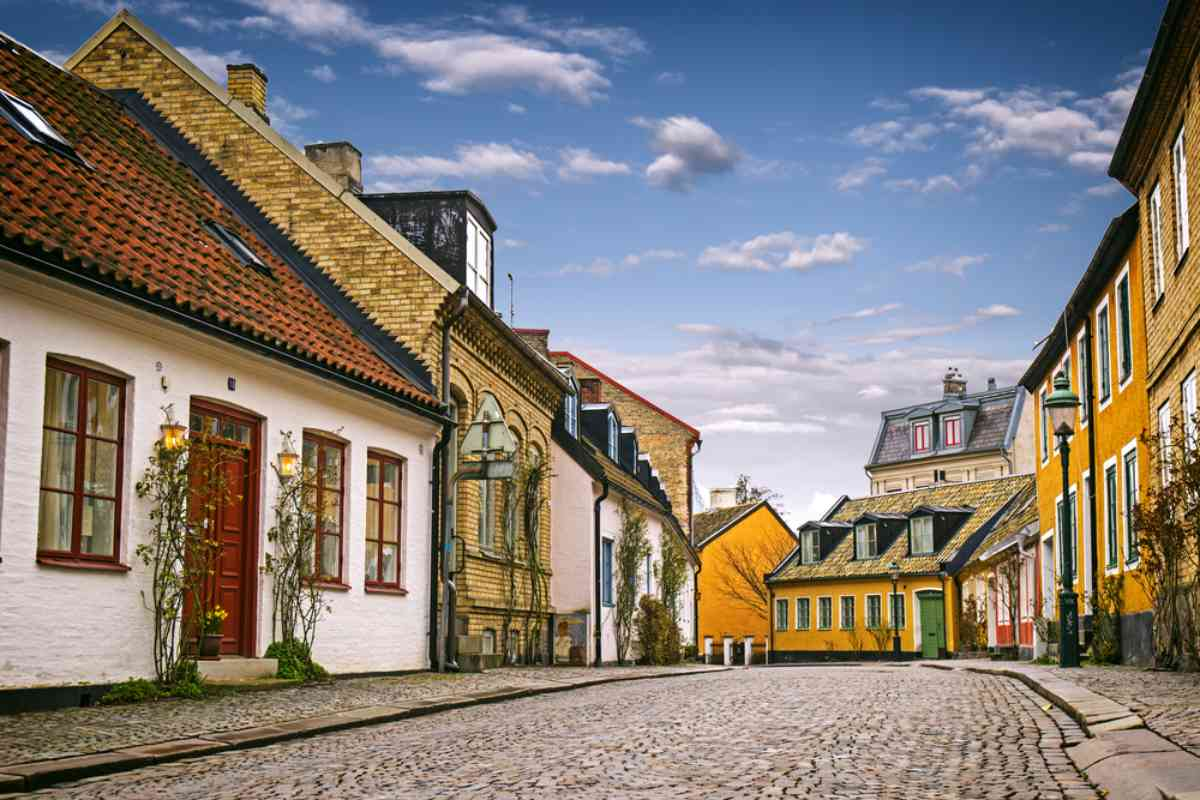
#> input picture Week 4/test_img.jpg, 1200 x 800 px
$ jupyter execute image_segementation.ipynb   (older library calls are emulated)
#> lines starting #> are read from the running program, lines starting #| are printed output that depends on the picture
### Week 4/functions.py
import cv2
import numpy as np

# [83 lines left out: functions high_pass_filter, harris_feature_detector, orb_feature_detector, find_matches, apply_homography, not called in this run]


def mean_shift_segmentation(image, spatial_radius=20, color_radius=40):
    segmented_image = cv2.pyrMeanShiftFiltering(image, sp=spatial_radius, sr=color_radius)
    return segmented_image

# [26 lines left out: function calculate_optical_flow, not called in this run]

### Week 4/image_segementation.ipynb
[cell 1]
import cv2
from functions import *

image = cv2.imread("test_img.jpg")
#> image is the input picture: shape (800, 1200, 3); mean B, G, R 120.3, 125.9, 133.1

# Normal RGB, XY Image segmentation using mean shift algorithm

segmented_image = mean_shift_segmentation(image)
#> in mean_shift_segmentation, `segmented_image = cv2.pyrMeanShiftFiltering(image, sp=spatial_radius, ..`:
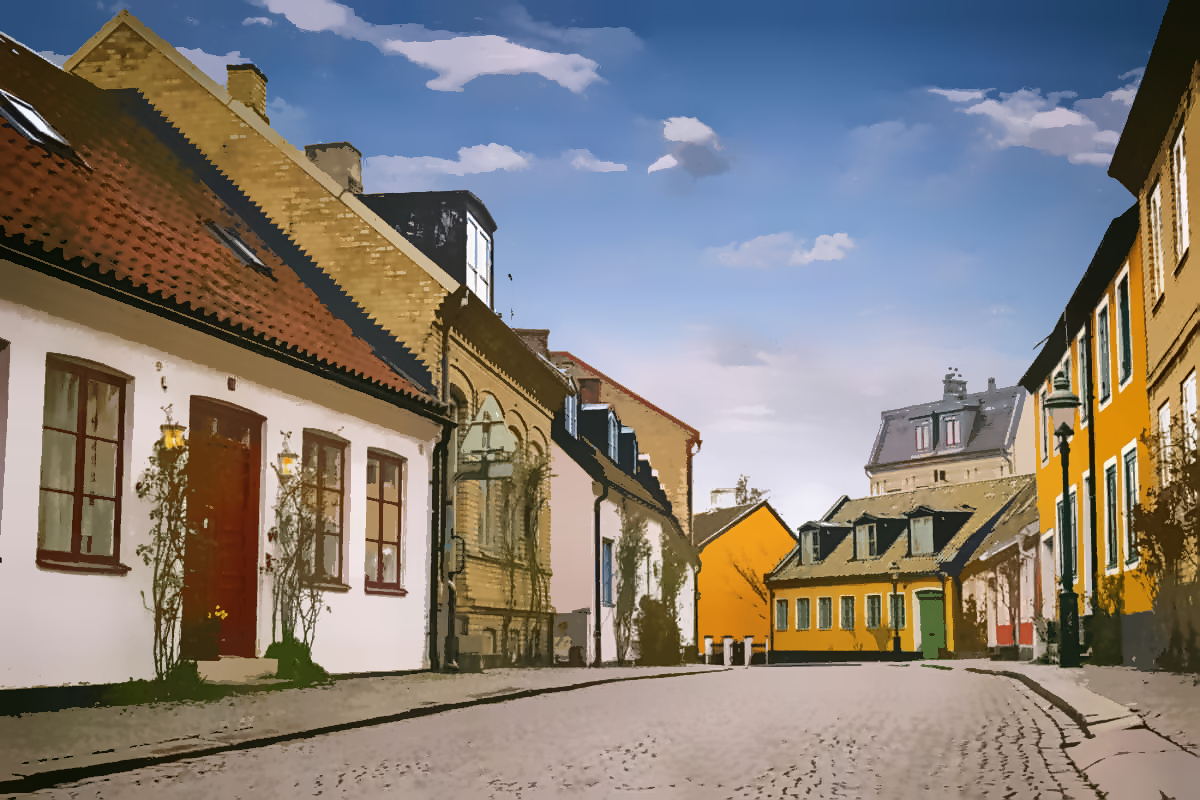
#> segmented_image: shape (800, 1200, 3); mean B, G, R 120.1, 125.8, 132.9
cv2.imshow('seg_img_rgb.jpg', segmented_image)
cv2.imwrite("seg_img_rgb.jpg", segmented_image)

cv2.waitKey(0)
cv2.destroyAllWindows()

[cell 2]
# Using Lab Color space

lab_image = cv2.cvtColor(image, cv2.COLOR_BGR2LAB)
#> lab_image: shape (800, 1200, 3); mean of channels 0, 1, 2 134.9, 132.2, 132.5
segmented_image = mean_shift_segmentation(lab_image)
#> in mean_shift_segmentation (call 2), `segmented_image = cv2.pyrMeanShiftFiltering(image, sp=spatial_radius, ..`: segmented_image: shape (800, 1200, 3); mean of channels 0, 1, 2 135.4, 132.3, 132.7
segmented_image = cv2.cvtColor(segmented_image, cv2.COLOR_LAB2BGR)
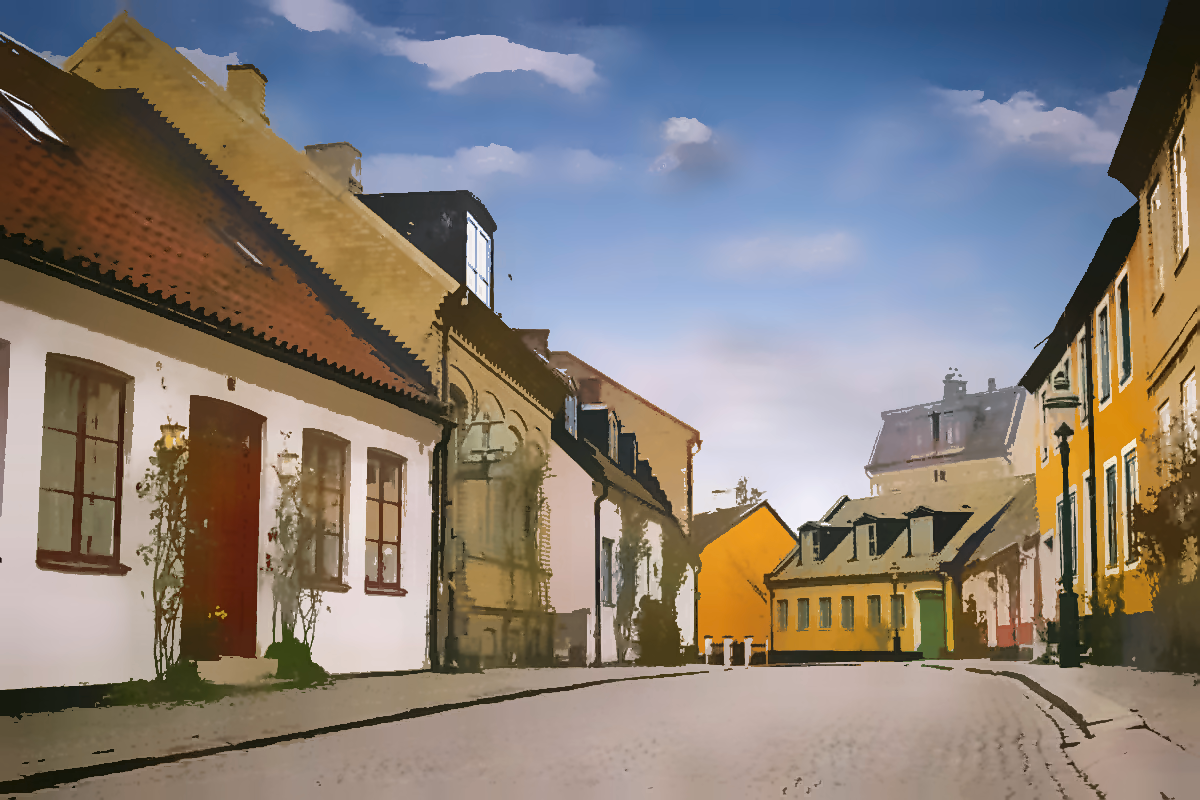
#> segmented_image: shape (800, 1200, 3); mean B, G, R 120.7, 126.2, 133.9
cv2.imshow('seg_img_lab.jpg', segmented_image)
cv2.imwrite("seg_img_lab.jpg", segmented_image)

cv2.waitKey(0)
cv2.destroyAllWindows()

[cell 3]
# Using HSV

hsv_image = cv2.cvtColor(image, cv2.COLOR_BGR2HSV)
#> hsv_image: shape (800, 1200, 3); mean H, S, V 52.4, 100.4, 153.1
segmented_image = mean_shift_segmentation(hsv_image)
#> in mean_shift_segmentation (call 3), `segmented_image = cv2.pyrMeanShiftFiltering(image, sp=spatial_radius, ..`: segmented_image: shape (800, 1200, 3); mean H, S, V 52.1, 100.9, 154.7
segmented_image = cv2.cvtColor(segmented_image, cv2.COLOR_HSV2BGR)
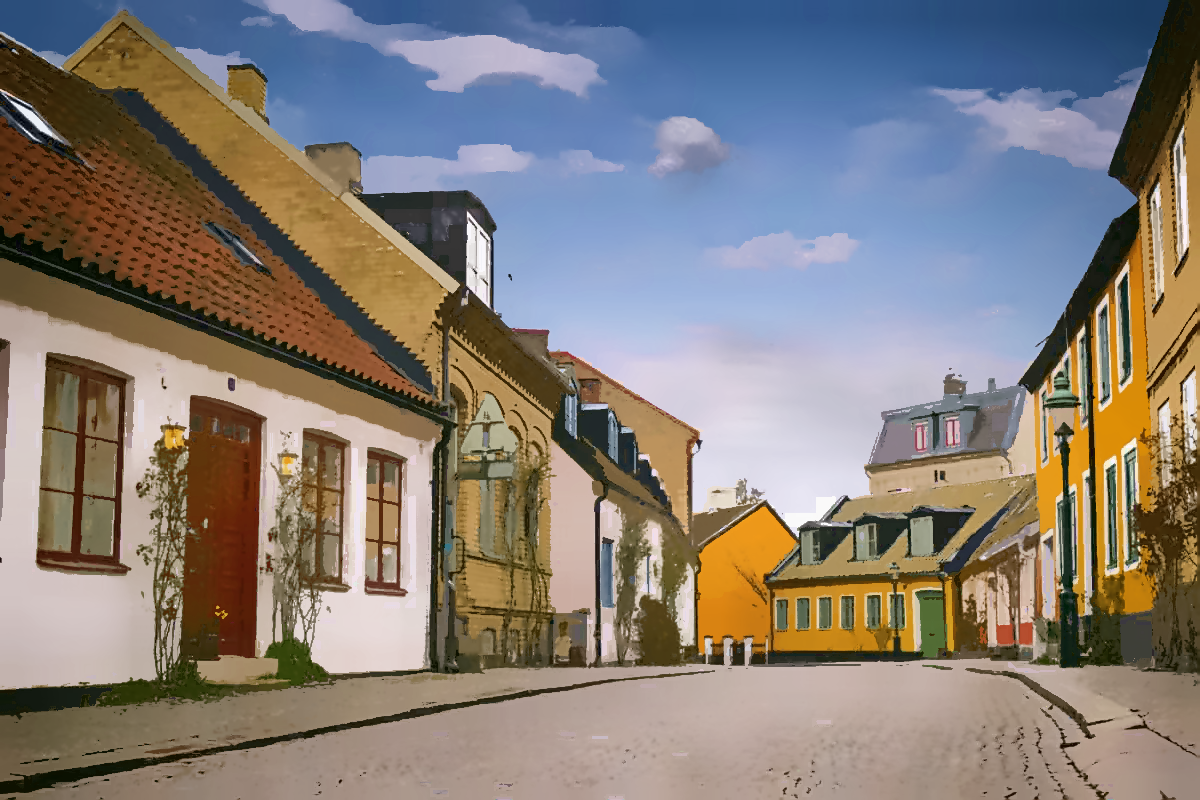
#> segmented_image: shape (800, 1200, 3); mean B, G, R 120.4, 126.2, 134.1

cv2.imshow('seg_img_hsv.jpg', segmented_image)
cv2.imwrite("seg_img_hsv.jpg", segmented_image)

cv2.waitKey(0)
cv2.destroyAllWindows()

# Mean Shift Image Segmentation

1. Represent each pixel as a feature vector eg. (x,y,R,G,B)

2. Define window (kernel) around each pixel in the feature space. <br>
Spatial radius(sp): Window size in pixel space <br>
Color radius(sr): How much difference in color is allowed.

3. Iteratively shifting each pixel toward the local mean. <br>
In the OpenCV implementation the image is downsampled in different levels like a pyramid. The algorithm can quickly identify major clusters (modes) at the low resolution/smoothed image level. The segementation can thereafter be refined iteratively on each layer where the resolution get higher and higher.

4. Converge <br>
When the mean shift algorithm converges it has reached the mode. Pixels that converge to the same mode are clustered.

5. Results in a image where the pixels have been clustered and represent a segment in the image.
